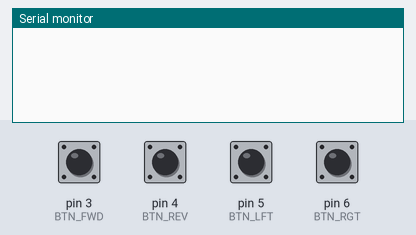
Bench run of a program on a simulated Arduino Uno, built with avr-gcc and run on an emulated ATmega328P. On the bench: the last lines printed to the serial monitor. The inputs (shaded band) are chosen by the test bench; at power-on: pin 3 (BTN_FWD), pin 4 (BTN_REV), pin 5 (BTN_LFT), pin 6 (BTN_RGT) HIGH.

Above: at 3.4 s.
3.5 s: pin 3 (BTN_FWD) pulled LOW for 0.15 s
At 4.8 s:
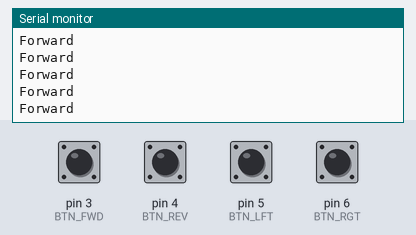
5.1 s: pin 4 (BTN_REV) pulled LOW for 0.15 s
At 6.4 s:
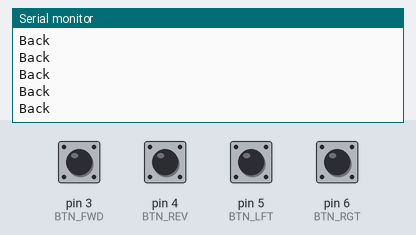
6.7 s: pin 5 (BTN_LFT) pulled LOW for 0.15 s
At 7.7 s:
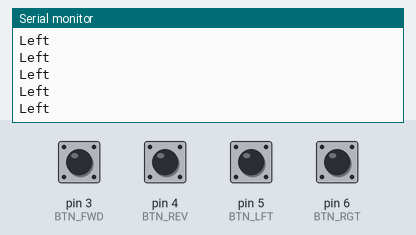
8.3 s: pin 6 (BTN_RGT) pulled LOW for 0.15 s
At 9.0 s:
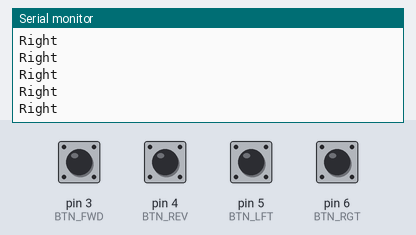
9.9 s: pin 3 (BTN_FWD) driven LOW and pin 5 (BTN_LFT) driven LOW
At 10.5 s:
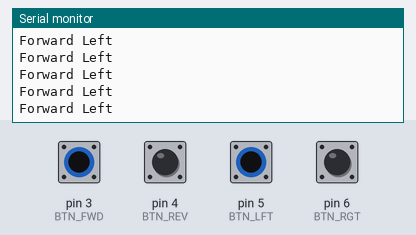
11.8 s: pin 5 (BTN_LFT) driven HIGH and pin 6 (BTN_RGT) driven LOW
At 12.9 s:
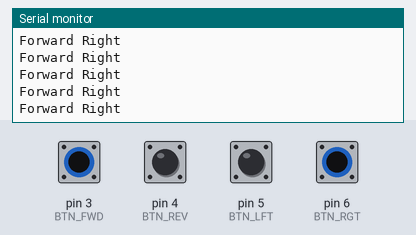

The program:

main.cpp
```cpp
#include <Arduino.h>

/*
Adapted from First Wheels Fluid Motion Device V 2.2 6/3/2015
Originally created by Blake Palmer of
    First Wheels Special Needs Mobility Ministry,
    A project of Thru the Roof Special Needs Ministry at Houston's First Baptist Church.
    http://www.firstwheelshouston.org
    http://www.houstonsfirst.org

Basics:
Reads digital input pins to determine button states.
To Do:
Read an analog input pin (A0) connected to a potentiometer, maps the result to a range from 0 to 255
and uses the result to set the max speed.
Second analog pin (A2) connected to second potentiometer to provide steering trim control to attempt to compensate for variations
in speed between the motors.

Updates by Jeff Mizener:
Adapted for the Platform IO environment
Modified to work with the Sabertooth motor controller 10/2019, incremental increase in functionality

Project sponsored by Workchops, Dallas TX October 2019
*/


 // The circuit:
 // * analog pin 0 - throttle/governor potentiometer signal (middle/white wire).
 //   Center pin of the potentiometer goes to the analog pin.
 //   side pins of the potentiometer go to +5V (red) and ground (black).

 // * analog pin 2 - steering trim potentiometer signal (middle/white wire).
 //   Center pin of the potentiometer goes to the analog pin.
 //   side pins of the potentiometer go to +5V (red) and ground (black).


//#include <Servo.h>
#include <SoftwareSerial.h>
#include <Sabertooth.h>

//Servo Sabertooth; // We'll name the Sabertooth object Sabertooth.
// For how to configure the Sabertooth, see the DIP Switch Wizard for
// http://www.dimensionengineering.com/datasheets/SabertoothDIPWizard/start.htm
// Be sure to select Simplified Serial Mode for use with this library.
// This sample uses a baud rate of 9600.
//
// Connections to make:
//   Arduino D11    ->  Sabertooth S1
//   Note: Serial output to Sabertooth is moved from TX01 (default) to D11 for easier debugging.
//   Arduino GND    ->  Sabertooth 0V
//   Arduino VIN    ->  Sabertooth 5V (OPTIONAL, if you want the Sabertooth to power the Arduino)
//   Controls are switches connected between the digital pin and ground: Active Low
//   D2  ->  Emergency Stop Button
//   D3  ->  Forward Button
//   D4  ->  Reverse Button
//   D5  ->  Left Button
//   D6  ->  Right Button
// Connections for potentiometer (pot) to govern Maximum speed
//   0V  ->  Lead 1 - black (ground)
//   A0  ->  Lead 2 - white (signal)
//   5v  ->  Lead 3 - red (+)
// Connections for potentiometer (pot) to help match motor speeds for a given input
// Setting this is a calibration step
//   0V  ->  Lead 1 - black (ground)
//   A2  ->  Lead 2 - white (signal)
//   5v  ->  Lead 3 - red (+)


//***********************************************************
//*** Adjustable parameters:
const byte ndebug      = 1; //*** 0=run (debug messages off) 1=debug messages on
const byte accelFactor = 4; //*** accelerate increment
const byte decelFactor = 4; //*** decelerate increment
const byte trimSens    = 6;//*** trim sensitivity: 128 = highest sensitivity
//***********************************************************

// These constants shouldn't change.

const byte deadStop1 = 64;  // command value at center/stopped for motor 1
const byte deadStop2 = 192; // command value at center/stopped for motor 2

//***********************************************************
// Initialize work variables:

int  motorControl1 = deadStop1;
int  motorControl2 = deadStop2;
int  motorPWR_Right = 20;
int  motorPWR_Left = 20;

int  rawSpeed1 = 0;
int  rawSpeed2 = 0;
int  speedDifference = 0;
byte  direction1 = 1;    // '1' or '0' (Forward or Reverse) are valid values;
byte  direction2 = 1;


byte buttonState = 0;        // value read from the button
byte buttonPinNumber;        // input pin associated with this button
byte buttonPressedIndicator = 0; // Flag to indicate if any button pressed or not

float potValue   = 0;     // value read from the potentiometer
int   trimAdjustment = 0;

// These values are the max command values as determined by the throttle (potentiomemter) setting
byte maxFwdSpeed1 = 0;
byte maxFwdSpeed2 = 0;
byte maxRevSpeed1 = 0;
byte maxRevSpeed2 = 0;

//***********************************************************
#define BTN_ESTOP  2 // * Digital pin 2 - Emergency Stop button
#define BTN_FWD  3 // * Digital pin 3 - Forward button
#define BTN_REV  4 // * Digital pin 4 - Reverse button
#define BTN_LFT  5 // * Digital pin 5 - Left turn button
#define BTN_RGT  6 // * Digital pin 6 - Right turn Button
#define SoftSerialPin 11 // * Digital pin 11 - Serial output to Sabertooth
#define LED 13 // * Digital pin 13 - built-in LED
#define MOTOR_LEFT 1
#define MOTOR_RIGHT 2

#define FORWARD 1
#define FORWARD_RIGHT 3
#define RIGHT 2
#define BACK_RIGHT 6
#define BACK 4
#define BACK_LEFT 12
#define LEFT 8
#define FORWARD_LEFT 9


// Transmit on pin 11, ignore what the Sabertooth sends back
SoftwareSerial SWSerial(NOT_A_PIN, SoftSerialPin); // RX on no pin (unused), TX on pin 11 (to S1).
Sabertooth ST(128, SWSerial); // Address 128, and use SWSerial as the serial port.

void setup()
{

 delay(200);  // Give the Sabertooth time to intialize.
  // initialize serial communications at 9600 bps:
  Serial.begin(115200);
  SWSerial.begin(9600);
  ST.autobaud();

//  mySerial.begin(9600);

 //Note: Pin 11 is the Arduino serial output which connects to the Sabertooth S1 terminal.

 // Define the input pins (which correspond to button jacks)
  pinMode(BTN_ESTOP, INPUT_PULLUP); // Emergency Stop
  digitalWrite(BTN_ESTOP, HIGH);

  pinMode(BTN_FWD, INPUT_PULLUP); // Forward
  digitalWrite(BTN_FWD, HIGH);

  pinMode(BTN_REV, INPUT_PULLUP); // Reverse
  digitalWrite(BTN_REV, HIGH);

  pinMode(BTN_LFT, INPUT_PULLUP); // Left
  digitalWrite(BTN_LFT, HIGH);

  pinMode(BTN_RGT, INPUT_PULLUP); // Right
  digitalWrite(BTN_RGT, HIGH);

//  Sabertooth.attach(1);

};

void loop()
{
  int sw_F = digitalRead(BTN_FWD);
  int sw_R = digitalRead(BTN_RGT) * 2;
  int sw_B = digitalRead(BTN_REV) * 4;
  int sw_L = digitalRead(BTN_LFT) * 8;

//  Serial.print( "sw_F: " );
//  Serial.print( sw_F );
//  Serial.print( "  sw_R: ");
//  Serial.print( sw_R );
//  Serial.print( "  sw_B: ");
//  Serial.print( sw_B );
//  Serial.print( "  sw_L: ");
//  Serial.println( sw_L );

  int Direction = 15 - (sw_F + sw_R + sw_B + sw_L);
//  Serial.print("Direction: ");
//  Serial.println(Direction);
  switch (Direction) {
    case FORWARD:        //1
      Serial.println( "Forward" );
      ST.motor(MOTOR_LEFT, motorPWR_Left);
      ST.motor(MOTOR_RIGHT, motorPWR_Right);
      break;
    case FORWARD_RIGHT:  //3
      Serial.println( "Forward Right" );
      ST.motor(MOTOR_LEFT, motorPWR_Left/2);
      ST.motor(MOTOR_RIGHT, motorPWR_Right);
      break;
    case RIGHT:           //2
      Serial.println( "Right" );
      ST.motor(MOTOR_LEFT, 0);
      ST.motor(MOTOR_RIGHT, motorPWR_Right);
      break;
    case BACK_RIGHT:      //6
      Serial.println( "Back Right" );
      ST.motor(MOTOR_LEFT, -motorPWR_Left/2
      );
      ST.motor(MOTOR_RIGHT, -motorPWR_Right);
      break;
    case BACK:            //4
      Serial.println( "Back" );
      ST.motor(MOTOR_LEFT, -motorPWR_Left);
      ST.motor(MOTOR_RIGHT, -motorPWR_Right);
      break;
    case BACK_LEFT:       //12
      Serial.println( "Back Left" );
      ST.motor(MOTOR_LEFT, -motorPWR_Left);
      ST.motor(MOTOR_RIGHT, -motorPWR_Right/2);
      break;
    case LEFT:            //8
      Serial.println( "Left" );
      ST.motor(MOTOR_LEFT, motorPWR_Left);
      ST.motor(MOTOR_RIGHT, 0);
      break;
    case FORWARD_LEFT:   //9
      Serial.println( "Forward Left" );
      ST.motor(MOTOR_LEFT, motorPWR_Left);
      ST.motor(MOTOR_RIGHT, motorPWR_Right/2);
      break;
    case 0:
    ST.motor(MOTOR_LEFT, 0);
    ST.motor(MOTOR_RIGHT, 0);
      break;

 };


};
```

Sabertooth.h
```cpp
// (licence header left out)
#ifndef Sabertooth_h
#define Sabertooth_h

#if defined(ARDUINO) && ARDUINO >= 100
#include <Arduino.h>
typedef Stream SabertoothStream;
#else
#include <WProgram.h>
typedef Print SabertoothStream;
#endif

#if defined(USBCON)
#define SabertoothTXPinSerial Serial1 // Arduino Leonardo has TX->1 on Serial1, not Serial.
#else
#define SabertoothTXPinSerial Serial
#endif
#define SyRenTXPinSerial SabertoothTXPinSerial

/*!
\class Sabertooth
\brief Controls a %Sabertooth or %SyRen motor driver running in Packet Serial mode.
*/
class Sabertooth
{
public:
  /*!
  Initializes a new instance of the Sabertooth class.
  The driver address is set to the value given, and the Arduino TX serial port is used.
  \param address The driver address.
  */
  Sabertooth(byte address);

  /*!
  Initializes a new instance of the Sabertooth class.
  The driver address is set to the value given, and the specified serial port is used.
  \param address The driver address.
  \param port    The port to use.
  */
  Sabertooth(byte address, SabertoothStream& port);

public:
  /*!
  Gets the driver address.
  \return The driver address.
  */
  inline byte address() const { return _address; }

  /*!
  Gets the serial port.
  \return The serial port.
  */
  inline SabertoothStream& port() const { return _port; }

  /*!
  Sends the autobaud character.
  \param dontWait If false, a delay is added to give the driver time to start up.
  */
  void autobaud(boolean dontWait = false) const;

  /*!
  Sends the autobaud character.
  \param port     The port to use.
  \param dontWait If false, a delay is added to give the driver time to start up.
  */
  static void autobaud(SabertoothStream& port, boolean dontWait = false);

  /*!
  Sends a packet serial command to the motor driver.
  \param command The number of the command.
  \param value   The command's value.
  */
  void command(byte command, byte value) const;

public:
  /*!
  Sets the power of motor 1.
  \param power The power, between -127 and 127.
  */
  void motor(int power) const;

  /*!
  Sets the power of the specified motor.
  \param motor The motor number, 1 or 2.
  \param power The power, between -127 and 127.
  */
  void motor(byte motor, int power) const;

  /*!
  Sets the driving power.
  \param power The power, between -127 and 127.
  */
  void drive(int power) const;

  /*!
  Sets the turning power.
  \param power The power, between -127 and 127.
  */
  void turn(int power) const;

  /*!
  Stops.
  */
  void stop() const;

public:
  /*!
  Sets the minimum voltage.
  \param value The voltage. The units of this value are driver-specific and are specified in the Packet Serial chapter of the driver's user manual.
  */
  void setMinVoltage(byte value) const;

  /*!
  Sets the maximum voltage.
  Maximum voltage is stored in EEPROM, so changes persist between power cycles.
  \param value The voltage. The units of this value are driver-specific and are specified in the Packet Serial chapter of the driver's user manual.
  */
  void setMaxVoltage(byte value) const;

  /*!
  Sets the baud rate.
  Baud rate is stored in EEPROM, so changes persist between power cycles.
  \param baudRate The baud rate. This can be 2400, 9600, 19200, 38400, or on some drivers 115200.
  */
  void setBaudRate(long baudRate) const;

  /*!
  Sets the deadband.
  Deadband is stored in EEPROM, so changes persist between power cycles.
  \param value The deadband value.
               Motor powers in the range [-deadband, deadband] will be considered in the deadband, and will
               not prevent the driver from entering nor cause the driver to leave an idle brake state.
               0 resets to the default, which is 3.
  */
  void setDeadband(byte value) const;

  /*!
  Sets the ramping.
  Ramping is stored in EEPROM, so changes persist between power cycles.
  \param value The ramping value. Consult the user manual for possible values.
  */
  void setRamping(byte value) const;

  /*!
  Sets the serial timeout.
  \param milliseconds The maximum time in milliseconds between packets. If this time is exceeded,
                      the driver will stop the motors. This value is rounded up to the nearest 100 milliseconds.
                      This library assumes the command value is in units of 100 milliseconds. This is true for
                      most drivers, but not all. Check the packet serial chapter of the driver's user manual
                      to make sure.
  */
  void setTimeout(int milliseconds) const;

private:
  void throttleCommand(byte command, int power) const;

private:
  const byte        _address;
  SabertoothStream& _port;
};

#endif
```

Sabertooth.cpp
```cpp
// (licence header left out)
#include "Sabertooth.h"

Sabertooth::Sabertooth(byte address)
  : _address(address), _port(SabertoothTXPinSerial)
{

}

Sabertooth::Sabertooth(byte address, SabertoothStream& port)
  : _address(address), _port(port)
{

}

void Sabertooth::autobaud(boolean dontWait) const
{
  autobaud(port(), dontWait);
}

void Sabertooth::autobaud(SabertoothStream& port, boolean dontWait)
{
  if (!dontWait) { delay(1500); }
  port.write(0xAA);
#if defined(ARDUINO) && ARDUINO >= 100
  port.flush();
#endif
  if (!dontWait) { delay(500); }
}

void Sabertooth::command(byte command, byte value) const
{
  port().write(address());
  port().write(command);
  port().write(value);
  port().write((address() + command + value) & B01111111);
}

void Sabertooth::throttleCommand(byte command, int power) const
{
  power = constrain(power, -126, 126);
  this->command(command, (byte)abs(power));
}

void Sabertooth::motor(int power) const
{
  motor(1, power);
}

void Sabertooth::motor(byte motor, int power) const
{
  if (motor < 1 || motor > 2) { return; }
  throttleCommand((motor == 2 ? 4 : 0) + (power < 0 ? 1 : 0), power);
}

void Sabertooth::drive(int power) const
{
  throttleCommand(power < 0 ? 9 : 8, power);
}

void Sabertooth::turn(int power) const
{
  throttleCommand(power < 0 ? 11 : 10, power);
}

void Sabertooth::stop() const
{
  motor(1, 0);
  motor(2, 0);
}

void Sabertooth::setMinVoltage(byte value) const
{
  command(2, (byte)min(value, 120));
}

void Sabertooth::setMaxVoltage(byte value) const
{
  command(3, (byte)min(value, 127));
}

void Sabertooth::setBaudRate(long baudRate) const
{
#if defined(ARDUINO) && ARDUINO >= 100
  port().flush();
#endif

  byte value;
  switch (baudRate)
  {
  case 2400:           value = 1; break;
  case 9600: default: value = 2; break;
  case 19200:          value = 3; break;
  case 38400:          value = 4; break;
  case 115200:         value = 5; break;
  }
  command(15, value);

#if defined(ARDUINO) && ARDUINO >= 100
  port().flush();
#endif

  // (1) flush() does not seem to wait until transmission is complete.
  //     As a result, a Serial.end() directly after this appears to
  //     not always transmit completely. So, we manually add a delay.
  // (2) Sabertooth takes about 200 ms after setting the baud rate to
  //     respond to commands again (it restarts).
  // So, this 500 ms delay should deal with this.
  delay(500);
}

void Sabertooth::setDeadband(byte value) const
{
  command(17, (byte)min(value, 127));
}

void Sabertooth::setRamping(byte value) const
{
  command(16, (byte)constrain(value, 0, 80));
}

void Sabertooth::setTimeout(int milliseconds) const
{
  command(14, (byte)((constrain(milliseconds, 0, 12700) + 99) / 100));
}
```

Measured:
- after the input at 3.5 s, the serial monitor: prints a new line at once (image 1)
- after the input at 5.1 s, the serial monitor: prints a new line at once (image 2)
- after the input at 6.7 s, the serial monitor: prints a new line at once (image 3)
- after the input at 8.3 s, the serial monitor: prints a new line at once (image 4)
- after the input at 9.9 s, the serial monitor: prints a new line at once (image 5)
- after the input at 11.8 s, the serial monitor: prints a new line at once (image 6)
